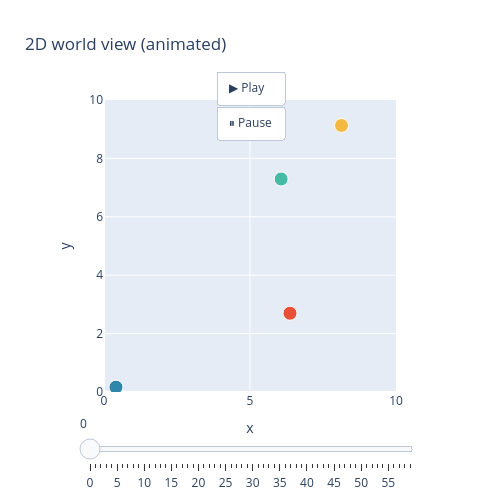

Notebook source saved alongside this figure:
### Markdown cell above
### 1.3 Live 2D world view *(demo)*
Press ▶ — the four spheres drift, collide, and wrap around the walls.

### Code cell
animate_world(ds.trajectory, cfg).show()

### Figure 1 — Plotly figure (JSON) as saved in the notebook; plotly's stock layout.template omitted (floating-point values rounded to 4 significant figures)
{"data": [{"marker": {"color": ["#E94F37", "#2E86AB", "#F4B942", "#44BBA4"], "line": {"color": "white", "width": 1}, "size": 14}, "mode": "markers", "type": "scatter", "x": [6.37, 0.4097, 8.133, 6.066], "y": [2.698, 0.1653, 9.128, 7.295]}], "layout": {"height": 500, "sliders": [{"len": 1, "steps": [{"args": [["0"], {"frame": {"duration": 0, "redraw": true}, "mode": "immediate"}], "label": "0", "method": "animate"}, {"args": [["1"], {"frame": {"duration": 0, "redraw": true}, "mode": "immediate"}], "label": "1", "method": "animate"}, {"args": [["2"], {"frame": {"duration": 0, "redraw": true}, "mode": "immediate"}], "label": "2", "method": "animate"}, {"args": [["3"], {"frame": {"duration": 0, "redraw": true}, "mode": "immediate"}], "label": "3", "method": "animate"}, {"args": [["4"], {"frame": {"duration": 0, "redraw": true}, "mode": "immediate"}], "label": "4", "method": "animate"}, {"args": [["5"], {"frame": {"duration": 0, "redraw": true}, "mode": "immediate"}], "label": "5", "method": "animate"}, {"args": [["6"], {"frame": {"duration": 0, "redraw": true}, "mode": "immediate"}], "label": "6", "method": "animate"}, {"args": [["7"], {"frame": {"duration": 0, "redraw": true}, "mode": "immediate"}], "label": "7", "method": "animate"}, {"args": [["8"], {"frame": {"duration": 0, "redraw": true}, "mode": "immediate"}], "label": "8", "method": "animate"}, {"args": [["9"], {"frame": {"duration": 0, "redraw": true}, "mode": "immediate"}], "label": "9", "method": "animate"}, {"args": [["10"], {"frame": {"duration": 0, "redraw": true}, "mode": "immediate"}], "label": "10", "method": "animate"}, {"args": [["11"], {"frame": {"duration": 0, "redraw": true}, "mode": "immediate"}], "label": "11", "method": "animate"}, {"args": [["12"], {"frame": {"duration": 0, "redraw": true}, "mode": "immediate"}], "label": "12", "method": "animate"}, {"args": [["13"], {"frame": {"duration": 0, "redraw": true}, "mode": "immediate"}], "label": "13", "method": "animate"}, {"args": [["14"], {"frame": {"duration": 0, "redraw": true}, "mode": "immediate"}], "label": "14", "method": "animate"}, {"args": [["15"], {"frame": {"duration": 0, "redraw": true}, "mode": "immediate"}], "label": "15", "method": "animate"}, {"args": [["16"], {"frame": {"duration": 0, "redraw": true}, "mode": "immediate"}], "label": "16", "method": "animate"}, {"args": [["17"], {"frame": {"duration": 0, "redraw": true}, "mode": "immediate"}], "label": "17", "method": "animate"}, {"args": [["18"], {"frame": {"duration": 0, "redraw": true}, "mode": "immediate"}], "label": "18", "method": "animate"}, {"args": [["19"], {"frame": {"duration": 0, "redraw": true}, "mode": "immediate"}], "label": "19", "method": "animate"}, {"args": [["20"], {"frame": {"duration": 0, "redraw": true}, "mode": "immediate"}], "label": "20", "method": "animate"}, {"args": [["21"], {"frame": {"duration": 0, "redraw": true}, "mode": "immediate"}], "label": "21", "method": "animate"}, {"args": [["22"], {"frame": {"duration": 0, "redraw": true}, "mode": "immediate"}], "label": "22", "method": "animate"}, {"args": [["23"], {"frame": {"duration": 0, "redraw": true}, "mode": "immediate"}], "label": "23", "method": "animate"}, {"args": [["24"], {"frame": {"duration": 0, "redraw": true}, "mode": "immediate"}], "label": "24", "method": "animate"}, {"args": [["25"], {"frame": {"duration": 0, "redraw": true}, "mode": "immediate"}], "label": "25", "method": "animate"}, {"args": [["26"], {"frame": {"duration": 0, "redraw": true}, "mode": "immediate"}], "label": "26", "method": "animate"}, {"args": [["27"], {"frame": {"duration": 0, "redraw": true}, "mode": "immediate"}], "label": "27", "method": "animate"}, {"args": [["28"], {"frame": {"duration": 0, "redraw": true}, "mode": "immediate"}], "label": "28", "method": "animate"}, {"args": [["29"], {"frame": {"duration": 0, "redraw": true}, "mode": "immediate"}], "label": "29", "method": "animate"}, {"args": [["30"], {"frame": {"duration": 0, "redraw": true}, "mode": "immediate"}], "label": "30", "method": "animate"}, {"args": [["31"], {"frame": {"duration": 0, "redraw": true}, "mode": "immediate"}], "label": "31", "method": "animate"}, {"args": [["32"], {"frame": {"duration": 0, "redraw": true}, "mode": "immediate"}], "label": "32", "method": "animate"}, {"args": [["33"], {"frame": {"duration": 0, "redraw": true}, "mode": "immediate"}], "label": "33", "method": "animate"}, {"args": [["34"], {"frame": {"duration": 0, "redraw": true}, "mode": "immediate"}], "label": "34", "method": "animate"}, {"args": [["35"], {"frame": {"duration": 0, "redraw": true}, "mode": "immediate"}], "label": "35", "method": "animate"}, {"args": [["36"], {"frame": {"duration": 0, "redraw": true}, "mode": "immediate"}], "label": "36", "method": "animate"}, {"args": [["37"], {"frame": {"duration": 0, "redraw": true}, "mode": "immediate"}], "label": "37", "method": "animate"}, {"args": [["38"], {"frame": {"duration": 0, "redraw": true}, "mode": "immediate"}], "label": "38", "method": "animate"}, {"args": [["39"], {"frame": {"duration": 0, "redraw": true}, "mode": "immediate"}], "label": "39", "method": "animate"}, {"args": [["40"], {"frame": {"duration": 0, "redraw": true}, "mode": "immediate"}], "label": "40", "method": "animate"}, {"args": [["41"], {"frame": {"duration": 0, "redraw": true}, "mode": "immediate"}], "label": "41", "method": "animate"}, {"args": [["42"], {"frame": {"duration": 0, "redraw": true}, "mode": "immediate"}], "label": "42", "method": "animate"}, {"args": [["43"], {"frame": {"duration": 0, "redraw": true}, "mode": "immediate"}], "label": "43", "method": "animate"}, {"args": [["44"], {"frame": {"duration": 0, "redraw": true}, "mode": "immediate"}], "label": "44", "method": "animate"}, {"args": [["45"], {"frame": {"duration": 0, "redraw": true}, "mode": "immediate"}], "label": "45", "method": "animate"}, {"args": [["46"], {"frame": {"duration": 0, "redraw": true}, "mode": "immediate"}], "label": "46", "method": "animate"}, {"args": [["47"], {"frame": {"duration": 0, "redraw": true}, "mode": "immediate"}], "label": "47", "method": "animate"}, {"args": [["48"], {"frame": {"duration": 0, "redraw": true}, "mode": "immediate"}], "label": "48", "method": "animate"}, {"args": [["49"], {"frame": {"duration": 0, "redraw": true}, "mode": "immediate"}], "label": "49", "method": "animate"}, {"args": [["50"], {"frame": {"duration": 0, "redraw": true}, "mode": "immediate"}], "label": "50", "method": "animate"}, {"args": [["51"], {"frame": {"duration": 0, "redraw": true}, "mode": "immediate"}], "label": "51", "method": "animate"}, {"args": [["52"], {"frame": {"duration": 0, "redraw": true}, "mode": "immediate"}], "label": "52", "method": "animate"}, {"args": [["53"], {"frame": {"duration": 0, "redraw": true}, "mode": "immediate"}], "label": "53", "method": "animate"}, {"args": [["54"], {"frame": {"duration": 0, "redraw": true}, "mode": "immediate"}], "label": "54", "method": "animate"}, {"args": [["55"], {"frame": {"duration": 0, "redraw": true}, "mode": "immediate"}], "label": "55", "method": "animate"}, {"args": [["56"], {"frame": {"duration": 0, "redraw": true}, "mode": "immediate"}], "label": "56", "method": "animate"}, {"args": [["57"], {"frame": {"duration": 0, "redraw": true}, "mode": "immediate"}], "label": "57", "method": "animate"}, {"args": [["58"], {"frame": {"duration": 0, "redraw": true}, "mode": "immediate"}], "label": "58", "method": "animate"}, {"args": [["59"], {"frame": {"duration": 0, "redraw": true}, "mode": "immediate"}], "label": "59", "method": "animate"}], "x": 0, "y": 0}], "title": {"text": "2D world view (animated)"}, "updatemenus": [{"buttons": [{"args": [null, {"frame": {"duration": 100, "redraw": true}, "fromcurrent": true}], "label": "▶ Play", "method": "animate"}, {"args": [[null], {"frame": {"duration": 0, "redraw": false}, "mode": "immediate"}], "label": "⏸ Pause", "method": "animate"}], "showactive": false, "type": "buttons", "x": 0.5, "xanchor": "center", "y": 1.1}], "width": 500, "xaxis": {"constrain": "domain", "range": [0, 10], "title": {"text": "x"}}, "yaxis": {"range": [0, 10], "scaleanchor": "x", "title": {"text": "y"}}}}
